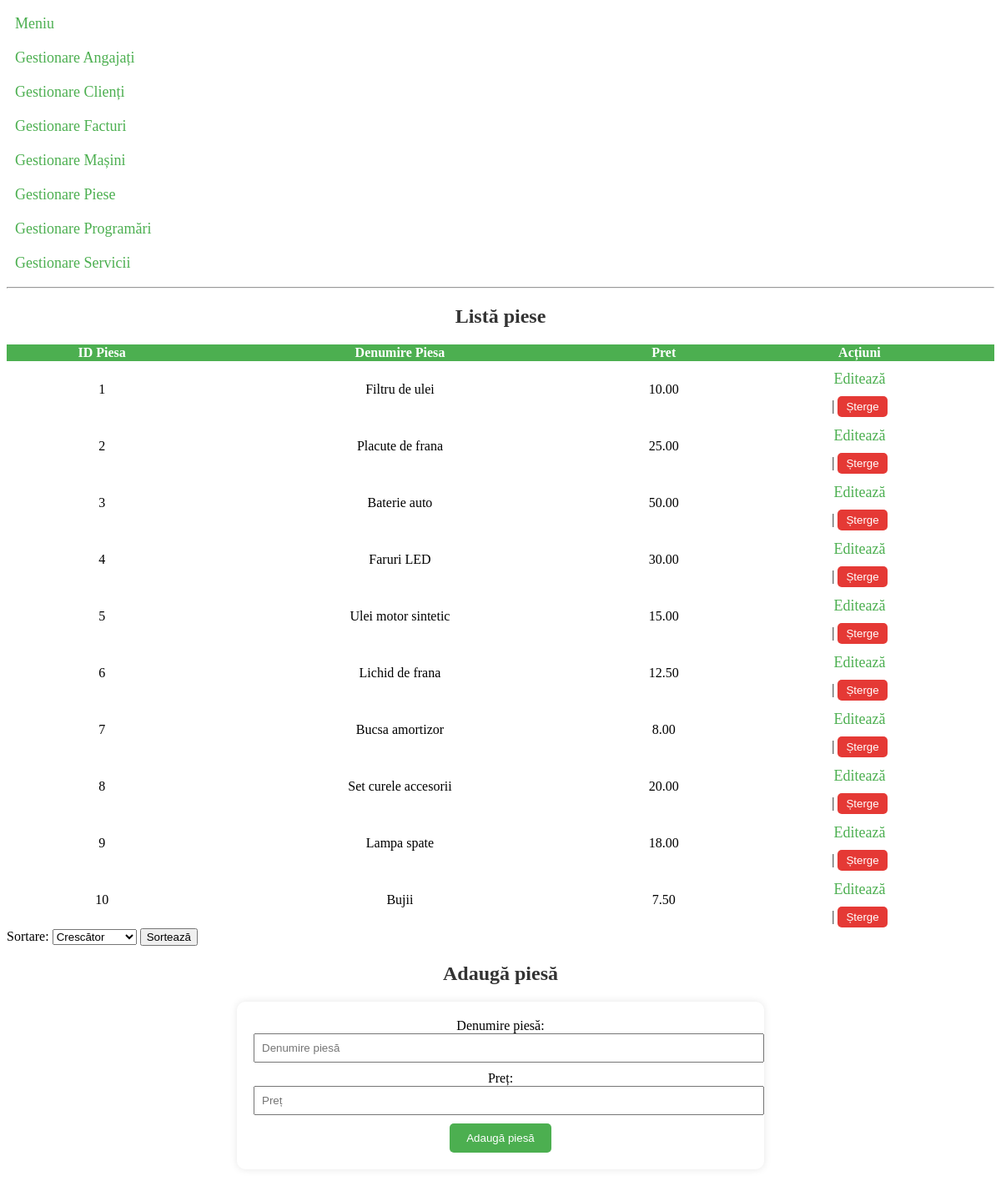
/?page=GestionarePiese, run on the app's committed database.
### tables this page shows
CREATE TABLE PIESE (
  ID_PIESA INT NOT NULL PRIMARY KEY,
  DENUMIRE_PIESA VARCHAR(50) NOT NULL,
  PRET DECIMAL(10,2) NOT NULL,
  CANTITATE INT
);

### GestionarePiese.php (the view, shortened to what this page needs)
<?php
$db = new mysqli("localhost", "root", "", "serviceauto");
function afiseazaPiese($db, $sortOrder = 'ASC') {
    $query = "SELECT * FROM piese ORDER BY ID_PIESA $sortOrder";
    $rezultate = $db->query($query);
    $output = "<h2 style='color: #333; text-align: center;'>Listă piese</h2>";
    if ($rezultate->num_rows > 0) {
        $output .= "<table style='width: 100%; border-collapse: collapse;'>";
        $output .= "<tr style='background-color: #4CAF50; color: white;'>";
        $output .= "<th>ID Piesa</th>";
        $output .= "<th>Denumire Piesa</th>";
        $output .= "<th>Pret</th>";
        $output .= "<th>Acțiuni</th>";
        $output .= "</tr>";
        while ($rand = $rezultate->fetch_assoc()) {
            $output .= "<tr style='text-align: center;'>";
            $output .= "<td>{$rand["ID_PIESA"]}</td>";
            $output .= "<td>{$rand["DENUMIRE_PIESA"]}</td>";
            $output .= "<td>{$rand["PRET"]}</td>";
            $output .= "<td>";
            $output .= "<a style='color: #4CAF50; text-decoration: none;' href='GestionarePiese.php?action=edit&id={$rand["ID_PIESA"]}'>Editează</a>";
            $output .= " | ";
            $output .= "<form action='GestionarePiese.php' method='POST' style='display:inline;'>";
            $output .= "<input type='hidden' name='action' value='stergePiesa'>";
            $output .= "<input type='hidden' name='id_piesa' value='{$rand["ID_PIESA"]}'>";
            $output .= "<button type='submit' style='background-color: #E53935; color: white; border: none; padding: 5px 10px; cursor: pointer; border-radius: 5px;'>Șterge</button>";
            $output .= "</form>";
            $output .= "</td>";
            $output .= "</tr>";
        }
        $output .= "</table>";
    } else {
        $output .= "Nu există piese în baza de date.";
    }
    return $output;
}
$sortOrder = 'ASC';
echo afiseazaPiese($db, $sortOrder);
?>
<form method="get" action="GestionarePiese.php">
    <label for="sortOrder">Sortare:</label>
    <select name="sortOrder">
        <option value="ASC" <?php echo ($sortOrder == 'ASC') ? 'selected' : ''; ?>>Crescător</option>
    </select>
    <input type="submit" value="Sortează">
</form>
<h2 style="color: #333; text-align: center;">Adaugă piesă</h2>
<form action="" method="post" style="width: 50%; text-align: center; margin: 20px auto; background-color: #fff; padding: 20px; border-radius: 10px; box-shadow: 0 0 10px rgba(0, 0, 0, 0.1);">
    <label for="denumire_piesa">Denumire piesă:</label>
    <input type="text" name="denumire_piesa" placeholder="Denumire piesă" required style="width: 100%; padding: 8px; margin-bottom: 10px;">
    <label for="pret">Preț:</label>
    <input type="text" name="pret" placeholder="Preț" required style="width: 100%; padding: 8px; margin-bottom: 10px;">
    <input type="submit" value="Adaugă piesă" style="background-color: #4CAF50; color: white; border: none; padding: 10px 20px; cursor: pointer; border-radius: 5px;">
</form>

### index.php (style rules this page uses)
a { text-decoration: none; color: #4CAF50; font-size: 18px; padding: 10px; display: block; }

### data on the page
piese: ID_PIESA "1", DENUMIRE_PIESA "Filtru de ulei", PRET "10.00", value "|"
piese: ID_PIESA "2", DENUMIRE_PIESA "Placute de frana", PRET "25.00", value "|"
piese: ID_PIESA "3", DENUMIRE_PIESA "Baterie auto", PRET "50.00", value "|"
piese: ID_PIESA "4", DENUMIRE_PIESA "Faruri LED", PRET "30.00", value "|"
piese: ID_PIESA "5", DENUMIRE_PIESA "Ulei motor sintetic", PRET "15.00", value "|"
piese: ID_PIESA "6", DENUMIRE_PIESA "Lichid de frana", PRET "12.50", value "|"
piese: ID_PIESA "7", DENUMIRE_PIESA "Bucsa amortizor", PRET "8.00", value "|"
piese: ID_PIESA "8", DENUMIRE_PIESA "Set curele accesorii", PRET "20.00", value "|"
piese: ID_PIESA "9", DENUMIRE_PIESA "Lampa spate", PRET "18.00", value "|"
piese: ID_PIESA "10", DENUMIRE_PIESA "Bujii", PRET "7.50", value "|"
